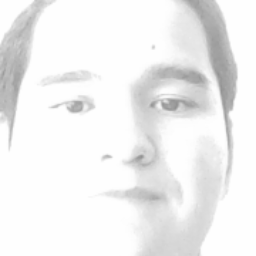
#> input picture libs/Reconocimiento facial/Faces/Miguel/1.png, 256 x 256 px, given in place of the camera
$ python captura.py Faces/Miguel/1.png
#> lines starting #> are read from the running program, lines starting #| are printed output that depends on the picture
import cv2
import sys
import numpy
import os
size = 4
# XML con parametros que determinan el reconocimiento facial
fn_haar = 'haarcascade_frontalface_alt.xml'
# Carpeta donde se guardaran las imagenes de usuarios reconocidos
fn_dir = 'Faces'
# Obtiene como parametro el nombre de la persona a quien se reconoce y se guarda en una carpeta aparte
fn_name = sys.argv[1]
path = os.path.join(fn_dir, fn_name)
if not os.path.isdir(path):
    os.mkdir(path)

#Tamanos de imagen
(im_width, im_height) = (256, 256)
haar_cascade = cv2.CascadeClassifier(fn_haar)
#Activamos la camara para captura de video
webcam = cv2.VideoCapture(0)
count = 0
while count < 20:
    (rval, im) = webcam.read()
#> im is the input picture: shape (256, 256, 3); min 145, max 254, mean 239.4
    im = cv2.flip(im, 1, 0)
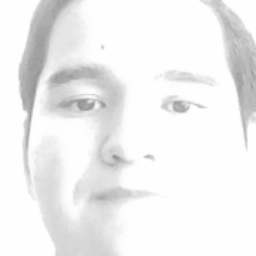
#> im: shape (256, 256, 3); min 145, max 254, mean 239.4
    gray = cv2.cvtColor(im, cv2.COLOR_BGR2GRAY)
    mini = cv2.resize(gray, (gray.shape[1] / size, gray.shape[0] / size))
    faces = haar_cascade.detectMultiScale(mini)
#> faces = [[4, 4, 55, 55]]
    faces = sorted(faces, key=lambda x: x[3])
    if faces:
        face_i = faces[0]
#> face_i = [4, 4, 55, 55]
        (x, y, w, h) = [v * size for v in face_i]
#> x = 16; y = 16; w = 220; h = 220
        face = gray[y:y + h, x:x + w]
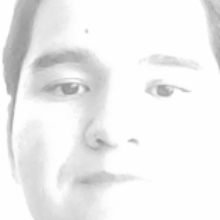
#> face: shape (220, 220); min 145, max 254, mean 238.8
        face_resize = cv2.resize(face, (im_width, im_height))
#> (the run stopped early here; a loop or call above may not have finished)

$ run again, on libs/Reconocimiento facial/Faces/Miguel/10.png
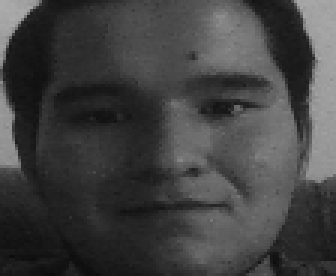
#> input picture libs/Reconocimiento facial/Faces/Miguel/10.png, 112 x 92 px, given in place of the camera (shown 3 times larger)
#> im is the input picture: shape (92, 112, 3); min 12, max 172, mean 65.3
#> `im = cv2.flip(im, 1, 0)`:
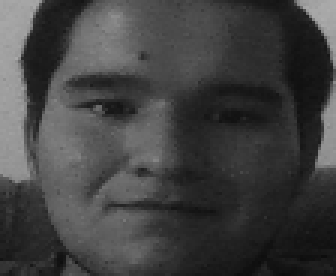
#> im: shape (92, 112, 3) (shown 3 times larger); min 12, max 172, mean 65.3
#> faces = [[4, 1, 21, 21]]
#> face_i = [4, 1, 21, 21]
#> x = 16; y = 4; w = 84
#> `face = gray[y:y + h, x:x + w]`:
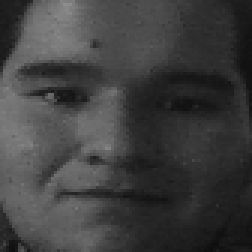
#> face: shape (84, 84) (shown 3 times larger); min 13, max 142, mean 63.1

$ run again, on libs/Reconocimiento facial/Faces/Miguel/100.png
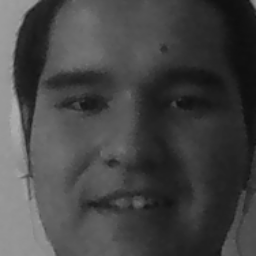
#> input picture libs/Reconocimiento facial/Faces/Miguel/100.png, 256 x 256 px, given in place of the camera
#> im is the input picture: shape (256, 256, 3); min 14, max 177, mean 69
#> `im = cv2.flip(im, 1, 0)`:
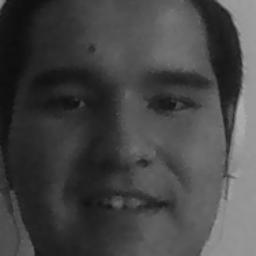
#> im: shape (256, 256, 3); min 14, max 177, mean 69
#> faces = [[5, 5, 53, 53]]
#> face_i = [5, 5, 53, 53]
#> x = 20; w = 212
#> `face = gray[y:y + h, x:x + w]`:
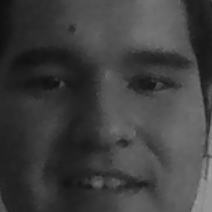
#> face: shape (212, 212); min 15, max 159, mean 63.1
